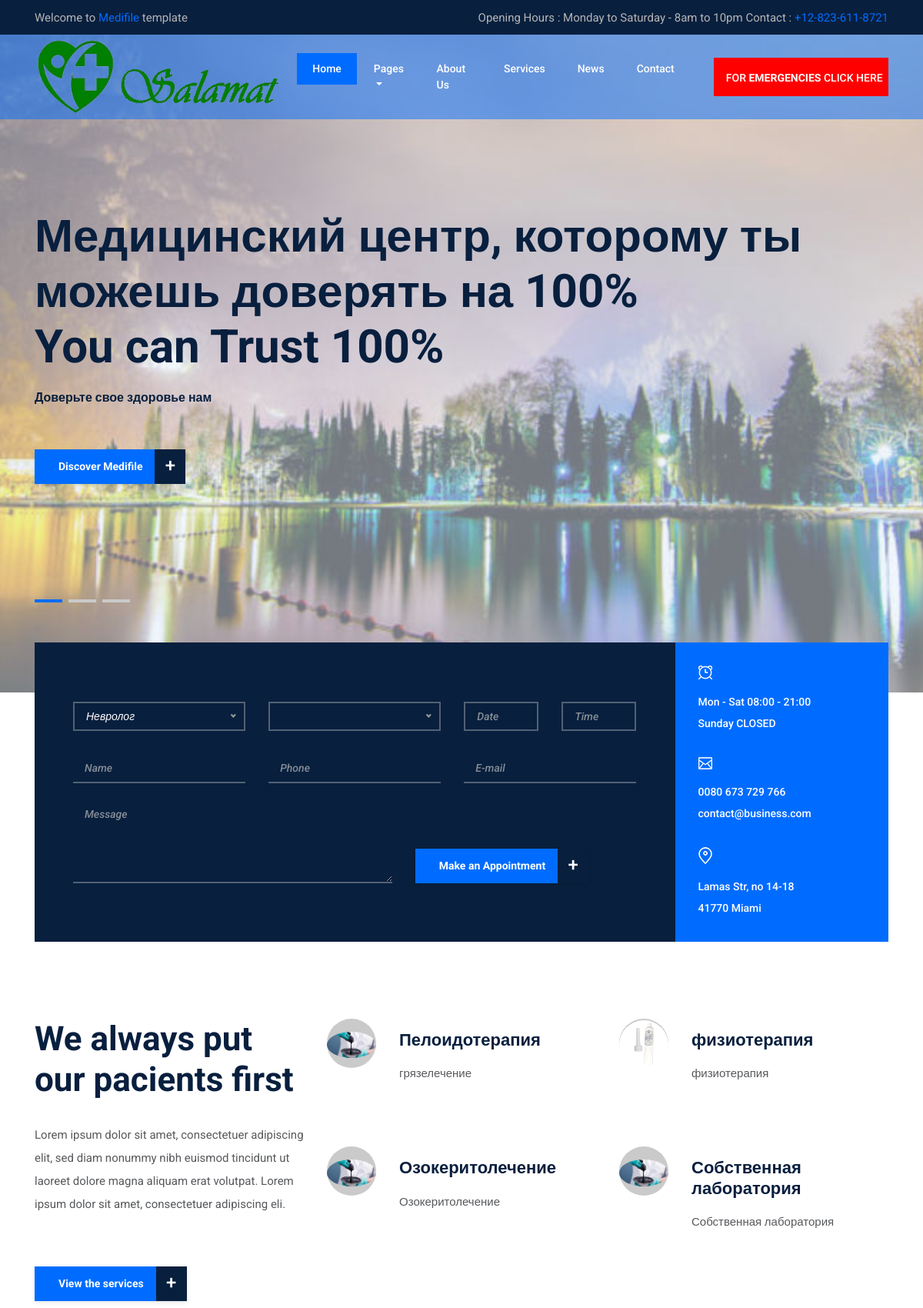
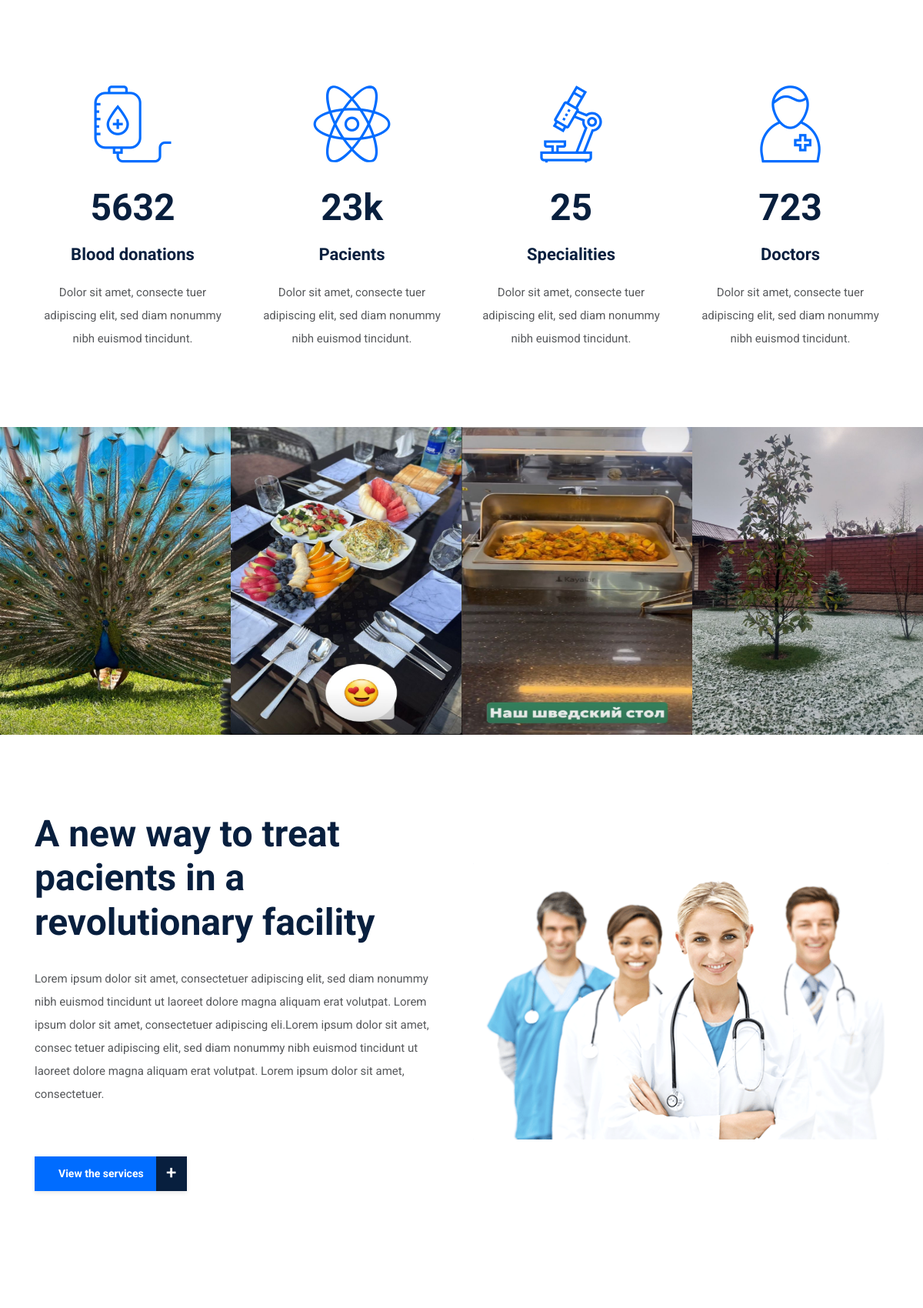
The page / (upper part) on the database its author committed (2 pictures, top to bottom).
### clinic_app/models.py (models this page shows)
class Slider(models.Model):
    image = models.ImageField()
    title = models.CharField(max_length=255)
    text = models.TextField()
    url = models.TextField()

class Services(models.Model): #написать наши услуги грязелечение физиотер и т.д.
    title = models.CharField(max_length=255)
    description = models.TextField()
    icon = models.ImageField()

class Galery(models.Model):
    image = models.ImageField()

### clinic_app/views.py (the view)
# urls.py: path('', index, name='index'),
def index(request):
    application = Speciality.objects.all()
    galery = Galery.objects.all()
    context = {
        'application':application,
        'galery': galery
    }
    context['slider'] = Slider.objects.all()
    context['services'] = Services.objects.all()[:4]
    context['latestNews'] = News.objects.all()[:3]
    return render(request, 'index.html', context)

### templates/index.html (shortened to what this page needs)
{% extends 'base.html' %}
{% load static %}
{% block content %}
    <section class="hero-area">
        <div class="hero-slides owl-carousel">
            {% for row in slider %}
            <div class="single-hero-slide bg-img bg-overlay-white" style="background-image: url({{row.image.url}});">
                <div class="container h-100">
                    <div class="row h-100 align-items-center">
                        <div class="col-12">
                            <div class="hero-slides-content">
                                <h2 data-animation="fadeInUp" data-delay="100ms">{{row.title}} <br>You can Trust 100%</h2>
                                <h6 data-animation="fadeInUp" data-delay="400ms">{{row.text}}</h6>
                                <a href="{% url row.url %}" class="btn medilife-btn mt-50" data-animation="fadeInUp" data-delay="700ms">Discover Medifile <span>+</span></a>
                            </div>
                        </div>
                    </div>
                </div>
            </div>
            {% endfor %}
        </div>
    </section>
    <div class="medilife-book-an-appoinment-area">
        <div class="container">
            <div class="row">
                <div class="col-12">
                    <div class="appointment-form-content">
                        <div class="row no-gutters align-items-center">
                            <div class="col-12 col-lg-9">
                                <div class="medilife-appointment-form">
                                    <form action="{% url 'saveApplicat' %}" method="post">
                                        <div class="row align-items-end">
                                            <div class="col-12 col-md-4">
                                            </div>
                                            <div class="col-12 col-md-4">
                                            </div>
                                            <div class="col-12 col-md-2">
                                                <div class="form-group">
                                                    <input type="text" class="form-control" name="date" id="date" placeholder="Date">
                                                </div>
                                            </div>
                                            <div class="col-12 col-md-2">
                                                <div class="form-group">
                                                    <input type="text" class="form-control" name="time" id="time" placeholder="Time">
                                                </div>
                                            </div>
                                            <div class="col-12 col-md-4">
                                                <div class="form-group">
                                                    <input type="text" class="form-control border-top-0 border-right-0 border-left-0" name="name" id="name" placeholder="Name">
                                                </div>
                                            </div>
                                            <div class="col-12 col-md-4">
                                                <div class="form-group">
                                                    <input type="text" class="form-control border-top-0 border-right-0 border-left-0" name="phone" id="phone" placeholder="Phone">
                                                </div>
                                            </div>
                                            <div class="col-12 col-md-4">
                                                <div class="form-group">
                                                    <input type="email" class="form-control border-top-0 border-right-0 border-left-0" name="email" id="email" placeholder="E-mail">
                                                </div>
                                            </div>
                                            <div class="col-12 col-md-7">
                                                <div class="form-group mb-0">
                                                    <textarea name="message" class="form-control mb-0 border-top-0 border-right-0 border-left-0" id="message" cols="30" rows="10" placeholder="Message"></textarea>
                                                </div>
                                            </div>
                                            <div class="col-12 col-md-5 mb-0">
                                                <div class="form-group mb-0">
                                                    <button type="submit" class="btn medilife-btn">Make an Appointment <span>+</span></button>
                                                </div>
                                            </div>
                                        </div>
                                    </form>
                                </div>
                            </div>
                            <div class="col-12 col-lg-3">
                                <div class="medilife-contact-info">
                                    <div class="single-contact-info mb-30">
                                        <img src="{% static 'assets/img/icons/alarm-clock.png' %}" alt="">
                                        <p>Mon - Sat 08:00 - 21:00 <br>Sunday CLOSED</p>
                                    </div>
                                    <div class="single-contact-info mb-30">
                                        <img src="{% static 'assets/img/icons/envelope.png' %}" alt="">
                                        <p>0080 673 729 766 <br>contact@business.com</p>
                                    </div>
                                    <div class="single-contact-info">
                                        <img src="{% static 'assets/img/icons/map-pin.png' %}" alt="">
                                        <p>Lamas Str, no 14-18 <br>41770 Miami</p>
                                    </div>
                                </div>
                            </div>
                        </div>
                    </div>
                </div>
            </div>
        </div>
    </div>
    <section class="medica-about-us-area section-padding-100-20">
        <div class="container">
            <div class="row">
                <div class="col-12 col-lg-4">
                    <div class="medica-about-content">
                        <h2>We always put our pacients first</h2>
                        <p>Lorem ipsum dolor sit amet, consectetuer adipiscing elit, sed diam nonummy nibh euismod tincidunt ut laoreet dolore magna aliquam erat volutpat. Lorem ipsum dolor sit amet, consectetuer adipiscing eli.</p>
                        <a href="{% url 'services' %}" class="btn medilife-btn mt-50">View the services <span>+</span></a>
                    </div>
                </div>
                <div class="col-12 col-lg-8">
                    <div class="row">
                        {% for row in services %}
                        <div class="col-12 col-sm-6">
                            <div class="single-service-area d-flex">
                                <div class="service-icon">
                                    <img style="border-radius: 300%;" src="{{row.icon.url}}" alt="">
                                </div>
                                <div class="service-content">
                                    <h5>{{row.title}}</h5>
                                    <p>{{row.description}}</p>
                                </div>
                            </div>
                        </div>
                        {% endfor %}
                    </div>
                </div>
            </div>
        </div>
    </section>
    <section class="medilife-cool-facts-area section-padding-100-0">
        <div class="container">
            <div class="row">
                <div class="col-12 col-sm-6 col-lg-3">
                    <div class="single-cool-fact-area text-center mb-100">
                        <i class="icon-blood-transfusion-2"></i>
                        <h2><span class="counter">5632</span></h2>
                        <h6>Blood donations</h6>
                        <p>Dolor sit amet, consecte tuer adipiscing elit, sed diam nonummy nibh euismod tincidunt.</p>
                    </div>
                </div>
                <div class="col-12 col-sm-6 col-lg-3">
                    <div class="single-cool-fact-area text-center mb-100">
                        <i class="icon-atoms"></i>
                        <h2><span class="counter">23</span>k</h2>
                        <h6>Pacients</h6>
                        <p>Dolor sit amet, consecte tuer adipiscing elit, sed diam nonummy nibh euismod tincidunt.</p>
                    </div>
                </div>
                <div class="col-12 col-sm-6 col-lg-3">
                    <div class="single-cool-fact-area text-center mb-100">
                        <i class="icon-microscope"></i>
                        <h2><span class="counter">25</span></h2>
                        <h6>Specialities</h6>
                        <p>Dolor sit amet, consecte tuer adipiscing elit, sed diam nonummy nibh euismod tincidunt.</p>
                    </div>
                </div>
                <div class="col-12 col-sm-6 col-lg-3">
                    <div class="single-cool-fact-area text-center mb-100">
                        <i class="icon-doctor-1"></i>
                        <h2><span class="counter">723</span></h2>
                        <h6>Doctors</h6>
                        <p>Dolor sit amet, consecte tuer adipiscing elit, sed diam nonummy nibh euismod tincidunt.</p>
                    </div>
                </div>
            </div>
        </div>
    </section>
    <div class="medilife-gallery-area owl-carousel">
        {% for row in galery %}
        <div class="single-gallery-item">
            <img src={{row.image.url}} alt="" style="width: 300px; height: 400px;">
            <div class="view-more-btn">
            </div>
        </div>
        {% endfor %}
    </div>
    <div class="medilife-features-area section-padding-100">
        <div class="container">
            <div class="row align-items-center">
                <div class="col-12 col-lg-6">
                    <div class="features-content">
                        <h2>A new way to treat pacients in a revolutionary facility</h2>
                        <p>Lorem ipsum dolor sit amet, consectetuer adipiscing elit, sed diam nonummy nibh euismod tincidunt ut laoreet dolore magna aliquam erat volutpat. Lorem ipsum dolor sit amet, consectetuer adipiscing eli.Lorem ipsum dolor sit amet, consec tetuer adipiscing elit, sed diam nonummy nibh euismod tincidunt ut laoreet dolore magna aliquam erat volutpat. Lorem ipsum dolor sit amet, consectetuer.</p>
                        <a href="#" class="btn medilife-btn mt-50">View the services <span>+</span></a>
                    </div>
                </div>
                <div class="col-12 col-lg-6">
                    <div class="features-thumbnail">
                        <img src="{% static 'assets/img/bg-img/medical1.png' %}" alt="">
                    </div>
                </div>
            </div>
        </div>
    </div>
    <div class="medilife-blog-area section-padding-100-0">
    </div>
{% endblock %}

### static/assets/style.css (style rules this page uses)
* { margin: 0; padding: 0; }
body { font-family: "Roboto", sans-serif; }
h1, h2, h3, h4, h5, h6 { color: #081f3e; font-weight: 700; }
p { color: #57595c; font-size: 15px; line-height: 2; font-weight: 400; }
a { -webkit-transition-duration: 500ms; transition-duration: 500ms; text-decoration: none; outline: none; font-size: 14px; font-weight: 700; }
img { height: auto; max-width: 100%; }
.mt-50 { margin-top: 50px; }
.mb-30 { margin-bottom: 30px; }
.mb-100 { margin-bottom: 100px; }
.bg-img { background-position: center center; background-size: cover; background-repeat: no-repeat; }
.section-padding-100 { padding: 100px 0; }
.section-padding-100-0 { padding: 100px 0 0; }
.section-padding-100-20 { padding: 100px 0 20px 0; }
.btn { box-shadow: 0 2px 5px rgba(0, 0, 0, 0.1); }
.medilife-btn { display: inline-block; color: #ffffff; background-color: #006cff; height: 45px; padding: 0 55px 0 30px; line-height: 42px; font-size: 14px; min-width: 140px; border-radius: 0; font-weight: 700; position: relative; z-index: 1; -webkit-transition-duration: 500ms; transition-duration: 500ms; }
.medilife-btn span { width: 40px; height: 45px; background-color: #081f3e; display: inline-block; position: absolute; top: -1px; right: -1px; font-size: 24px; color: #ffffff; font-weight: 500; -webkit-transition-duration: 500ms; transition-duration: 500ms; }
.bg-overlay-white { position: relative; z-index: 1; }
.bg-overlay-white::after { position: absolute; z-index: -2; top: 0; left: 0; width: 100%; height: 100%; background-color: rgba(230, 241, 255, 0.5); content: ''; }
.single-hero-slide { position: relative; z-index: 1; width: 100%; height: 900px; }
.hero-slides-content h2 { color: #081f3e; font-size: 60px; margin-bottom: 20px; }
.form-control { background-color: transparent; width: 100%; height: 38px; border-radius: 0; font-size: 14px; font-style: italic; color: #ffffff; margin-bottom: 30px; font-weight: 500; padding: 0 15px; border: 2px solid #536174; }
textarea { width: 100%; height: 100px !important; padding: 20px; }
.medilife-book-an-appoinment-area { position: relative; z-index: 1; margin-top: -65px; }
.medilife-book-an-appoinment-area .appointment-form-content { background-color: #081f3e; }
.medilife-book-an-appoinment-area .medilife-appointment-form { background-color: #081f3e; padding: 60px 50px; }
.medilife-book-an-appoinment-area .medilife-contact-info { padding: 30px; background-color: #006cff; }
.single-contact-info img { margin-bottom: 15px; }
.single-contact-info p { color: #ffffff; font-size: 14px; font-weight: 500; margin-bottom: 0; }
.medica-about-content h2 { font-size: 44px; margin-bottom: 30px; }
.single-service-area { margin-bottom: 80px; -webkit-transition-duration: 500ms; transition-duration: 500ms; }
.single-service-area .service-icon { width: 64px; height: 64px; -webkit-box-flex: 0; -ms-flex: 0 0 64px; flex: 0 0 64px; margin-right: 30px; text-align: center; line-height: 64px; font-size: 30px; background-color: #cacaca; border-radius: 50%; color: #ffffff; -webkit-transition-duration: 500ms; transition-duration: 500ms; }
.single-service-area .service-content { margin-top: 15px; }
.single-service-area .service-content h5 { font-size: 22px; margin-bottom: 15px; -webkit-transition-duration: 500ms; transition-duration: 500ms; }
.single-service-area .service-content p { margin-bottom: 0; }
.single-gallery-item { position: relative; z-index: 1; -webkit-transition-duration: 500ms; transition-duration: 500ms; }
.single-gallery-item::after { background-color: rgba(0, 108, 255, 0.75); position: absolute; width: 100%; height: 100%; top: 0; left: 0; z-index: 2; content: ''; opacity: 0; -webkit-transition-duration: 500ms; transition-duration: 500ms; }
.single-gallery-item .view-more-btn { position: absolute; bottom: 40px; left: 40px; z-index: 9; -webkit-transition-duration: 500ms; transition-duration: 500ms; }
.features-content h2 { font-size: 48px; margin-bottom: 30px; }
.single-cool-fact-area { text-align: center; }
.single-cool-fact-area i { font-size: 100px; color: #006cff; margin-bottom: 30px; display: block; }
.single-cool-fact-area h2 { font-size: 48px; margin-bottom: 20px; }
.single-cool-fact-area h6 { font-size: 22px; margin-bottom: 20px; }
.single-cool-fact-area p { margin-bottom: 0; }

### rows shown on the page
Slider: image (picture), title "Медицинский центр, которому ты можешь доверять на 100%", text "Доверьте свое здоровье нам"
Services: icon (picture), title "Пелоидотерапия", description "грязелечение"
Services: icon (picture), title "физиотерапия", description "физиотерапия"
Services: icon (picture), title "Озокеритолечение", description "Озокеритолечение"
Services: icon (picture), title "Собственная лаборатория", description "Собственная лаборатория"
Galery: image (picture)
Galery: image (picture)
Galery: image (picture)
Galery: image (picture)
